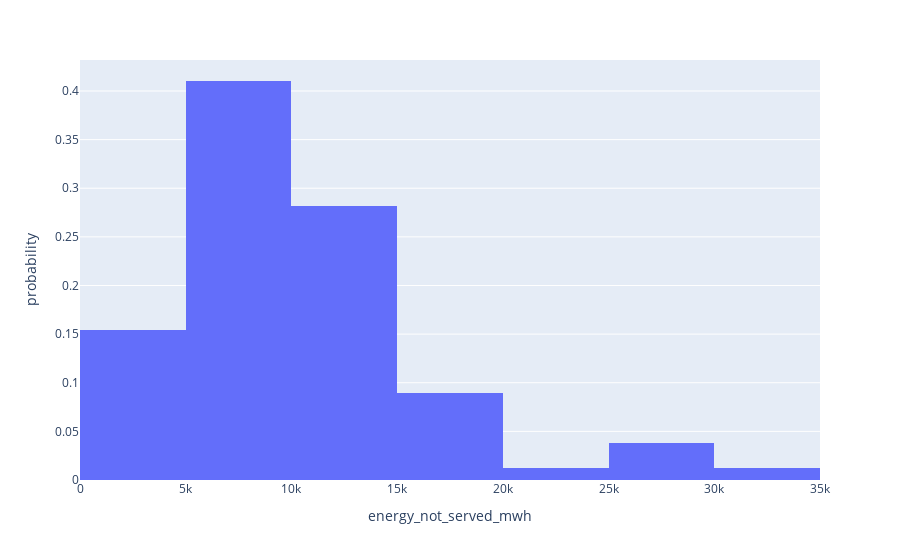

The notebook cell saved with this chart:
### Code cell
df_network_condensed_ = invert(df_network_condensed)
px.histogram(df_network_condensed_, x='energy_not_served_mwh', histnorm='probability')

### Figure 1 — Plotly figure (JSON) as saved in the notebook; plotly's stock layout.template omitted (floating-point values rounded to 4 significant figures)
{"data": [{"alignmentgroup": "True", "bingroup": "x", "histnorm": "probability", "hovertemplate": "energy_not_served_mwh=%{x}<br>probability=%{y}<extra></extra>", "legendgroup": "", "marker": {"color": "#636efa", "pattern": {"shape": ""}}, "name": "", "offsetgroup": "", "orientation": "v", "showlegend": false, "type": "histogram", "x": [1859.0, 4094.0, 3757.0, 7931.0, 4550.0, 8028.0, 7103.0, 9681.0, 9801.0, 8868.0, 3304.0, 2463.0, 11750.0, 3703.0, 8414.0, 9422.0, 13740.0, 7929.0, 6992.0, 3710.0, 8251.0, 2901.0, 9004.0, 9610.0, 6410.0, 9084.0, 11350.0, 9330.0, 8372.0, 4168.0, 6075.0, 7660.0, 3825.0, 6726.0, 7714.0, 8576.0, 11160.0, 6582.0, 1245.0, 5206.0, 14080.0, 13690.0, 8584.0, 6098.0, 11040.0, 12230.0, 21070.0, 17850.0, 15970.0, 14590.0, 31360.0, 8941.0, 11920.0, 25630.0, 8158.0, 15400.0, 12560.0, 16120.0, 11460.0, 26240.0, 8626.0, 8027.0, 19500.0, 12500.0, 13560.0, 11450.0, 7824.0, 12340.0, 18540.0, 6085.0, 14000.0, 13070.0, 12790.0, 13150.0, 25550.0, 13620.0, 13690.0, 16850.0], "xaxis": "x", "yaxis": "y"}], "layout": {"barmode": "relative", "legend": {"tracegroupgap": 0}, "margin": {"t": 60}, "xaxis": {"anchor": "y", "domain": [0, 1], "title": {"text": "energy_not_served_mwh"}}, "yaxis": {"anchor": "x", "domain": [0, 1], "title": {"text": "probability"}}}}
